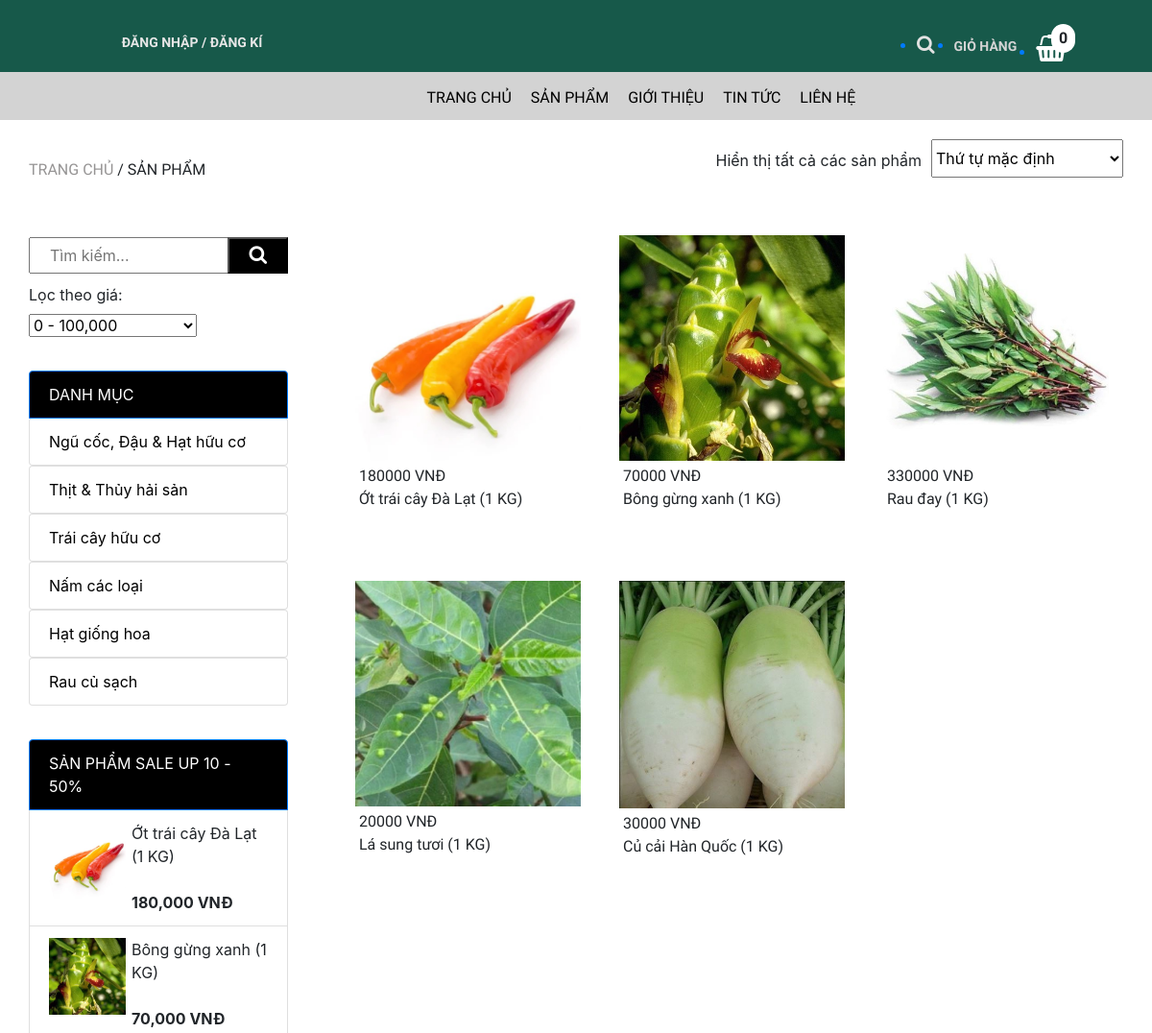
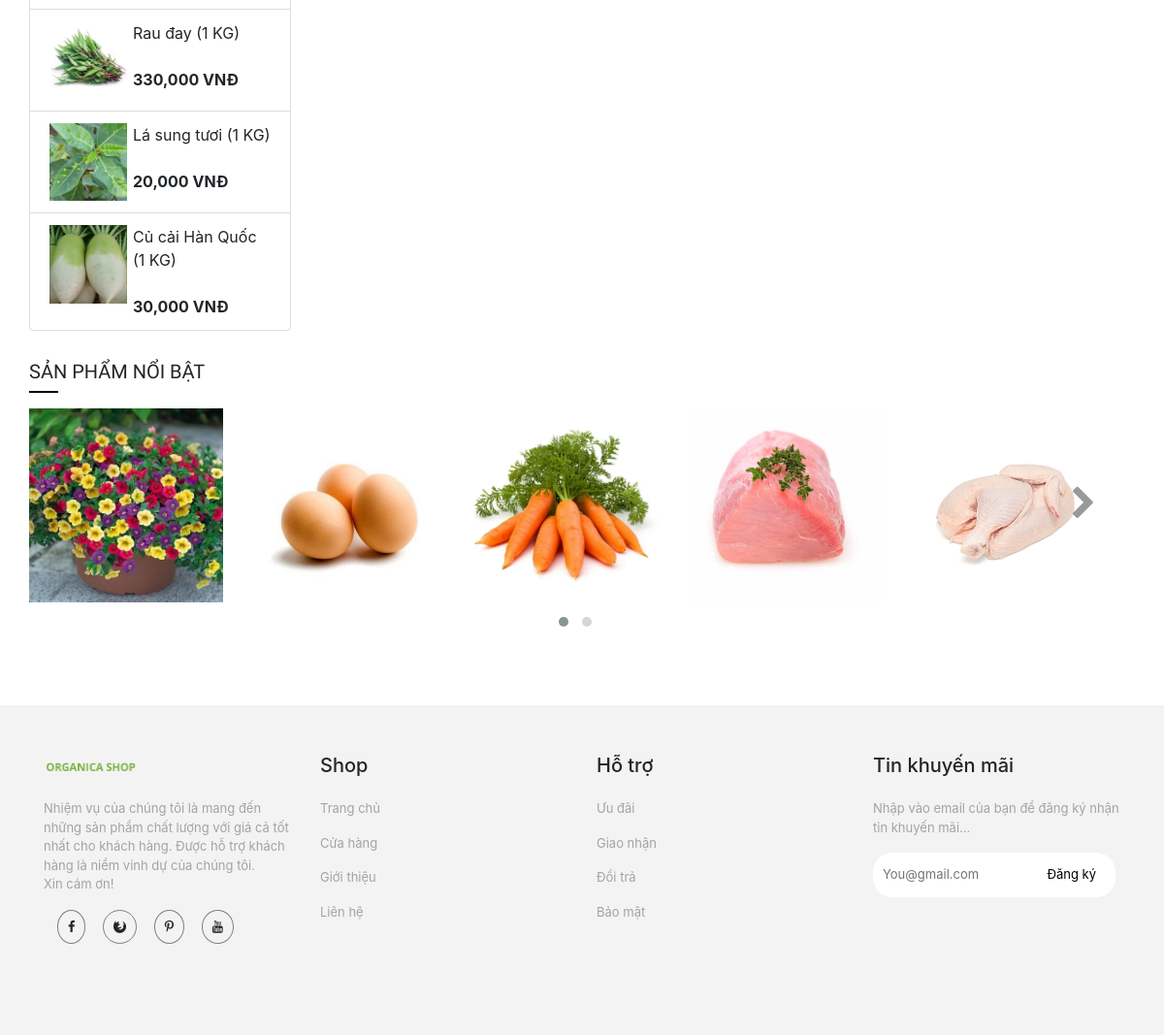
Page /trang-chinh/tim-kiem-theo-ten.php on the committed database (2 pictures, top to bottom).
### tables this page shows
CREATE TABLE `loai_hang` (
  `ma_loai` int(11) NOT NULL,
  `ten_loai` varchar(50) NOT NULL
);

CREATE TABLE `hang_hoa` (
  `ma_hh` int(11) NOT NULL,
  `ten_hh` varchar(150) NOT NULL,
  `hinh` varchar(50) NOT NULL,
  `don_gia` int(11) NOT NULL,
  `giam_gia` int(11) NOT NULL,
  `mo_ta` varchar(1000) NOT NULL,
  `ma_loai` int(11) NOT NULL
);

### admin/dao/pdo.php (called while the page is built, shortened)
<?php
    function pdo_get_connection(){
        $pdo = new PDO("mysql:host=localhost;dbname=staffcoffee",'root','');
        $pdo->setAttribute(PDO::ATTR_ERRMODE, PDO::ERRMODE_EXCEPTION);
        return $pdo;
    }
    function pdo_query($sql){
        $sql_args = array_slice(func_get_args(),1);
        try{
            $conn = pdo_get_connection();
            $stmt = $conn ->prepare($sql);
            $stmt -> execute($sql_args);
            $rows = $stmt -> fetchAll();
            return $rows;
        }catch(PDOException $e){
            throw $e;
        }finally{
            unset($conn);
        }
    }
    ?>

### admin/dao/loai-hang.php (called while the page is built, shortened)
<?php
    require_once ('pdo.php');
    function loai_hang_select_all(){
        $sql = "SELECT * FROM loai_hang ORDER BY ma_loai DESC";
        return pdo_query($sql);
    }
?>

### admin/dao/hang-hoa.php (called while the page is built, shortened)
<?php
    require_once ('pdo.php');
    require_once ('loai-hang.php');
    function hang_hoa_sale(){
        $sql = "SELECT * FROM hang_hoa ORDER BY giam_gia ASC LIMIT 0,5";
        return pdo_query($sql);
    }
    function hang_hoa_noi_bat(){
        $sql = "SELECT * FROM hang_hoa ORDER BY giam_gia DESC LIMIT 0,8";
        return pdo_query($sql);
    }
?>

### trang-chinh/tim-kiem-theo-ten.php (the view, shortened to what this page needs)
<!DOCTYPE html>
<html lang="en">
<head>
    <link rel="stylesheet" href="https://maxcdn.bootstrapcdn.com/bootstrap/4.0.0/css/bootstrap.min.css">
    <link rel="stylesheet" href="../../RauCuQuaOrganica/css/danh-sach-sp/products.css">
    <link rel="stylesheet" href="../../RauCuQuaOrganica/css/danh-sach-sp/plugin/css/owl.carousel.min.css">
    <link rel="stylesheet" href="../../RauCuQuaOrganica/css/danh-sach-sp/plugin/css/owl.theme.default.min.css">
    <link rel="stylesheet" href="https://cdnjs.cloudflare.com/ajax/libs/font-awesome/4.7.0/css/font-awesome.min.css">
</head>
<body>
    <div class="container-fluid">
        <div class="row">
            <div class="col-md-4" style="background-color: #17594A;text-align: center">
                <div class="login">
                  <?php
                    if(!isset($_SESSION['user'])){
                  ?>
                  <a href="../../RauCuQuaOrganica/tai-khoan/dang-nhap.php"><p><strong>ĐĂNG NHẬP / ĐĂNG KÍ</strong></p></a>
                    <?php }else{ ?>
                        <a href="../../RauCuQuaOrganica/tai-khoan/thong-tin-tk.php"><p><strong>XIN CHÀO <?=$_SESSION['user']['ho_ten']?></strong></p></a>
                  <?php } ?>
                </div>
            </div>
            <div class="col-md-4" style="background-color: #17594A;text-align: center">
            </div>
            <div class="col-md-4" style="background-color: #17594A;text-align: center">
            <div class="giohang" style = "position: reletive;">
                    <?php
                            $sll = 0;
                        ?>
                    <span style = "position: absolute;padding:3px 8px;background-color:#fff;border-radius:50px;left:295px;top:25px;" ><?=$sll?></span>
                    <ul>
                        <a href="danh-sach-sp.php"><li><i class="fa fa-search" style="font-size:20px;color:rgb(226, 226, 226)"></i></li></a>
                        <a href="danh-sach-gio-hang.php"><li><p style="color: rgb(212, 212, 212);font-size: 14px;">GIỎ HÀNG</p></li></a>
                        <a href="danh-sach-gio-hang.php"><li><i class="fa fa-shopping-basket" style="font-size:28px;color:rgb(255, 255, 255)"></i></li></a>
                    </ul>
                </div>
            </div>
        </div>
    </div>
    <div class="container-fluid">
        <div class="row">
            <div class="col-md-12" style="background-color: rgb(211, 211, 211);">
                <div class="nav">
                    <ul>
                        <li><a href="index.php">TRANG CHỦ</a></li>
                        <li><a href="danh-sach-sp.php">SẢN PHẨM</a></li>
                            <li><a href="gioi-thieu.php">GIỚI THIỆU</a></li>
                            <li><a href="tin-tuc.php">TIN TỨC</a></li>
                            <li><a href="lien-he.php">LIÊN HỆ</a></li>
                    </ul>
                </div>
            </div>
        </div>
    </div>
    <div class="container" style="margin-top: 20px;">
        <div class="row">
            <div class="col-md-7" style="
    padding-left: 0px;
">
                <div class="chuyen">
                    <p><span>TRANG CHỦ </span> / SẢN PHẨM</p>
                </div>
            </div>
            <div class="col-md-5" style="padding-right: 0px;">
                <div class="thutu">
                    <ul>
                        <li>
                            <p style="margin-top: 10px;">Hiển thị tất cả các sản phẩm</p>
                        </li>
                        <li>
                            <select>
                               <option>Thứ tự mặc định</option>
                           </select>
                        </li>
                    </ul>
                </div>
            </div>
        </div>
    </div>
    <div class="container">
        <div class="row">
            <div class="col-md-3" style="padding-left: 0px;margin-top: 42px;">
                <div class="row" style="
    margin-left: 0px;
">
                    <form action="tim-kiem-theo-ten.php" method="post">
                    <div class="serch">
                        <input type="text" placeholder="Tìm kiếm..." name="keywords">
                        <button type="submit" name="search-keywords"><i class="fa fa-search" style="font-size:20px;color:rgb(255, 255, 255)"></i></button>
                    </div>
                    </form>
                </div>
                <label for="price-filter" style="margin-top:10px">Lọc theo giá:</label>
                <select id="price-filter">
                <option value="0-100000">0 - 100,000</option>
                </select>
                <div class="row" style="
    margin-left: 0px;
">
                    <?php
                        require_once ('../../RauCuQuaOrganica/admin/dao/loai-hang.php');
                        extract($_REQUEST);
                        $items = loai_hang_select_all();
                    ?>
                    <div class="row" style="margin-top: 35px;margin-left: 0px;">
                        <ul class="list-group">
                            <li class="list-group-item active">DANH MỤC</li>
                            <?php foreach($items as $item){
                                extract($item);
                                ?>
                            <a href="sp-cung-loai.php?ma_loai=<?=$ma_loai?>"><li class="list-group-item"><?=$ten_loai?></li></a>
                            <?php } ?>
                        </ul>
                    </div>
                    <div class="row" style="margin-top: 35px;margin-left: 0px;">
                        <ul class="list-group">
                        <?php
                            require_once ('../../RauCuQuaOrganica/admin/dao/hang-hoa.php');
                            extract($_REQUEST);
                            $items = hang_hoa_sale();
                        ?>
                            <li class="list-group-item active">SẢN PHẨM SALE UP 10 - 50%</li>
                            <?php foreach($items as $item){
                                extract($item);
                                ?>
                            <li class="list-group-item">
                                <div class="row">
                                    <div class="col-sm-4"><a href="chi-tiet-sp.php?ma_hh=<?=$ma_hh?>&ma_loai=<?=$ma_loai?>"><img style="width:80px;" src="../../RauCuQuaOrganica/css/admin/images/products/<?=$hinh?>" alt=""></a></div>
                                    <div class="col-sm-8"><?=$ten_hh?><br><br><b><?=number_format($don_gia-($don_gia*$giam_gia/100))?> VNĐ</b></div>
                                </div>
                            </li>
                            <?php } ?>
                        </ul>
                    </div>
                </div>
            </div>
            <div class="col-md-9">
            <?php
                require_once ('../admin/dao/hang-hoa.php');
                extract($_REQUEST);
                foreach($items as $item){
                    extract($item);
            ?>
                <div class="sanpham" data-price="<?=$don_gia?>">
                    <a href="chi-tiet-sp.php?ma_hh=<?=$ma_hh?>"><img src="../../RauCuQuaOrganica/css/admin/images/products/<?=$hinh?>" alt=""></a>
                    <div class="text">
                        <div class="price">
                            <?=$don_gia?> VNĐ
                        </div>
                        <div class="name">
                           <?=$ten_hh?>
                        </div>
                    </div>
                </div>
                <?php } ?>
            </div>
        </div>
    </div>
    <div class="container" style="margin-top: 30px;">
        <div class="row">
            <div class="col-md-12" style="padding-left: 0px;">
                <div class="spnoibat">
                    <h5>Sản phẩm nổi bật</h5>
                    <p></p>
                </div>
                <div class="owl-carousel owl-theme ">
                    <?php
                        $items = hang_hoa_noi_bat();
                        foreach($items as $item){
                            extract($item);
                    ?>
                    <div class="item">
                        <a href="chi-tiet-sp.php?ma_hh=<?=$ma_hh?>"><img style="width: 200px" src="../../RauCuQuaOrganica/css/admin/images/products/<?=$hinh?>" alt="ds"></a>
                    </div>
                        <?php } ?>
                </div>
            </div>
        </div>
    </div>
    <div class="container-fluid now2" style="margin-top: 70px;">
        <div class="row">
            <div class="container" style="margin-top: 50px;">
                <div class="row">
                    <div class="col-md-3">
                        <div class="fo">
                        <img src="../../RauCuQuaOrganica/css/trang-chu/img/logo.png" alt="">
                        </div>
                    </div>
                    <div class="col-md-3">
                        <div class="fo">
                            <h5>Shop</h5>
                        </div>
                    </div>
                    <div class="col-md-3">
                        <h5>Hỗ trợ</h5>
                    </div>
                    <div class="col-md-3">
                        <h5>Tin khuyến mãi</h5>
                    </div>
                </div>
                <div class="row" style="margin-top: 0px;">
                    <div class="col-md-3">
                        <div class="fo">
                            <ul>
                                <li>
                                    <p>
                                    Nhiệm vụ của chúng tôi là mang đến những sản phẩm chất lượng với giá cả tốt nhất cho khách hàng. Được hỗ trợ khách hàng là niềm vinh dự của chúng tôi.<br>
                                    Xin cám ơn!
                                </p>
                                </li>
                                <li>
                                    <i class="fa fa-facebook "></i>
                                    <i class="fa fa-firefox"></i>
                                    <i class="fa fa-pinterest-p"></i>
                                    <i class="fa fa-youtube"></i>
                                </li>
                            </ul>
                        </div>
                    </div>
                    <div class="col-md-3">
                        <div class="fo">
                            <ul>
                                <li><p>Trang chủ</p></li>
                                <li><p>Cửa hàng</p></li>
                                <li><p>Giới thiệu</p></li>
                                <li><p>Liên hệ</p></li>
                            </ul>
                        </div>
                    </div>
                    <div class="col-md-3">
                        <div class="fo">
                            <ul>
                                <li><p>Ưu đãi</p></li>
                                <li><p>Giao nhận</p></li>
                                <li><p>Đổi trả</p></li>
                                <li><p>Bảo mật</p></li>
                            </ul>
                        </div>
                    </div>
                    <div class="col-md-3">
                        <div class="fo">
                            <ul>
                                <li>
                                    <p>Nhập vào email của bạn để đăng ký nhận tin khuyến mãi...</p>
                                </li>
                                <li>
                                    <input type="text" placeholder="You@gmail.com">
                                    <a href="#">Đăng ký</a>
                                </li>
                            </ul>
                        </div>
                    </div>
                </div>
            </div>
        </div>
    </div>
</body>
</html>

### css/danh-sach-sp/products.css (style rules this page uses)
* { margin: 0px; padding: 0px; box-sizing: border-box; }
.login p { margin-top: 34px; color: rgb(230, 230, 230); font-size: 14px; font-family: "Roboto Condensed", sans-serif; }
.login a { text-decoration: none; }
.nav { position: relative; width: 100%; height: 50px; background-color: rgb(211, 211, 211); font-family: "Roboto Condensed", sans-serif; }
.nav ul { position: absolute; top: 0; left: 35%; }
.nav ul li { float: left; list-style: none; margin-left: 20px; font-family: "Roboto Condensed", sans-serif; font-size: 16px; margin-top: 15px; }
.nav ul li a { text-decoration: none; color: black; }
.giohang { font-weight: 600; margin-left: 120px; font-family: "Roboto Condensed", sans-serif; }
.giohang ul li { float: left; margin-left: 20px; margin-top: 20px; }
.chuyen { font-family: "Roboto Condensed", sans-serif; margin-top: 20px; }
.chuyen span { color: rgb(150, 148, 148); }
.thutu { float: right; }
.thutu ul li { float: left; list-style: none; margin-left: 10px; }
.thutu ul li select { width: 200px; height: 40px; }
.serch { position: relative; }
.serch input { padding: 5px 20px; width: 270px; }
.serch button { position: absolute; top: 0px; right: 0px; padding: 5px 20px; background-color: black; color: white; }
.list-group { width: 270px; }
.list-group a { text-decoration: none; color: black; }
.list-group .active { background-color: black; }
.sanpham { float: left; margin-left: 40px; margin-top: 40px; width: 235px; height: 320px; position: relative; }
.sanpham img { width: 100%; }
.text { padding: 4px; font-family: "Roboto Condensed", sans-serif; }
.spnoibat { font-family: "Roboto Condensed", sans-serif; text-transform: uppercase; }
.spnoibat p { width: 30px; height: 2px; background-color: rgb(0, 0, 0); }
.fo ul li { margin-top: 15px; list-style: none; font-size: 13px; }
.fo img { width: 100px; }
.fo ul li i { margin-left: 14px; border: solid 1px gray; padding: 10px; border-radius: 100%; }
.fo ul li p { color: rgb(163, 163, 163); }
.fo ul li input { padding: 13px 10px; width: 250px; border: none; border-radius: 20px; }
.fo ul li a { position: absolute; top: 83px; right: 40px; color: black; }
.now2 { width: 100%; height: 340px; background-color: rgb(243, 243, 243); position: relative; }

### rows in the picture
loai_hang: ten_loai "Ngũ cốc, Đậu & Hạt hữu cơ"
loai_hang: ten_loai "Thịt & Thủy hải sản"
loai_hang: ten_loai "Trái cây hữu cơ"
loai_hang: ten_loai "Nấm các loại"
loai_hang: ten_loai "Hạt giống hoa"
loai_hang: ten_loai "Rau củ sạch"
hang_hoa: hinh (picture), ten_hh "Ớt trái cây Đà Lạt (1 KG)", $don_gia-($don_gia*$giam_gia/100) "180,000", don_gia "180000"
hang_hoa: hinh (picture), ten_hh "Bông gừng xanh (1 KG)", $don_gia-($don_gia*$giam_gia/100) "70,000", don_gia "70000"
hang_hoa: hinh (picture), ten_hh "Rau đay (1 KG)", $don_gia-($don_gia*$giam_gia/100) "330,000", don_gia "330000"
hang_hoa: hinh (picture), ten_hh "Lá sung tươi (1 KG)", $don_gia-($don_gia*$giam_gia/100) "20,000", don_gia "20000"
hang_hoa: hinh (picture), ten_hh "Củ cải Hàn Quốc (1 KG)", $don_gia-($don_gia*$giam_gia/100) "30,000", don_gia "30000"
hang_hoa: hinh (picture)
hang_hoa: hinh (picture)
hang_hoa: hinh (picture)
hang_hoa: hinh (picture)
hang_hoa: hinh (picture)

### other values in the picture
$sll "0"
